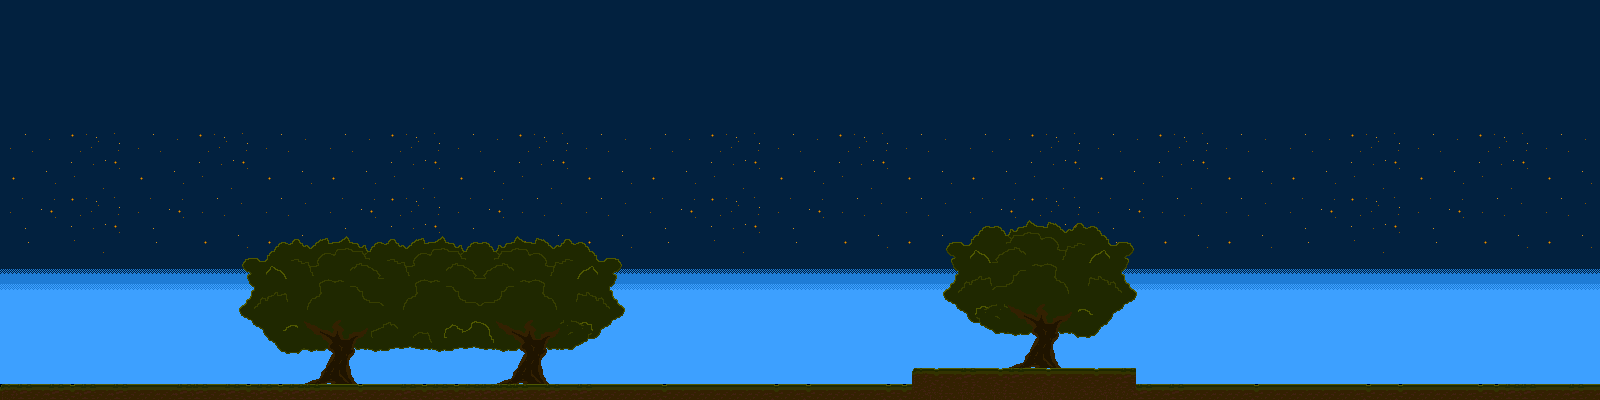

Tiled map render using the project's own tile images. Description and the map definition, with tile-layer contents summarised, below:
An orthogonal 100x25 tile map with 16x16 px tiles, 3 tile layers (background2, background1, block), 4 tilesets and 4 objects (4x enemy).

<map version="1.0" orientation="orthogonal" renderorder="right-down" width="100" height="25" tilewidth="16" tileheight="16" nextobjectid="6">
 <tileset firstgid="1" name="ForestGround1" tilewidth="16" tileheight="16">
  <image source="ForestGround1.png" width="112" height="16" />
 </tileset>
 <tileset firstgid="8" name="ForestTree1" tilewidth="96" tileheight="96">
  <image source="ForestTree1.png" width="384" height="96" />
 </tileset>
 <tileset firstgid="12" name="ForestTree2" tilewidth="64" tileheight="64">
  <image source="ForestTree2.png" width="448" height="64" />
 </tileset>
 <tileset firstgid="19" name="Sky" tilewidth="64" tileheight="64">
  <image source="Sky.png" width="384" height="64" />
 </tileset>
 <layer name="background2" width="100" height="25">
  <data>[2500 cells, 150 non-empty, 6 distinct tile ids]</data>
 </layer>
 <layer name="background1" width="100" height="25">
  <data>[2500 cells, 17 non-empty, 11 distinct tile ids]</data>
 </layer>
 <layer name="block" width="100" height="25">
  <data>[2500 cells, 114 non-empty, 7 distinct tile ids]</data>
 </layer>
 <objectgroup name="enemies" visible="0">
  <object id="1" name="ShotgunGuy" type="enemy" x="921" y="340" width="16" height="16" />
  <object id="3" name="ShotgunGuy" type="enemy" x="775" y="292" width="16" height="16" />
  <object id="4" name="ShotgunGuy" type="enemy" x="678" y="256" width="16" height="16" />
  <object id="5" name="ShotgunGuy" type="enemy" x="833" y="237" width="16" height="16" />
 </objectgroup>
</map>